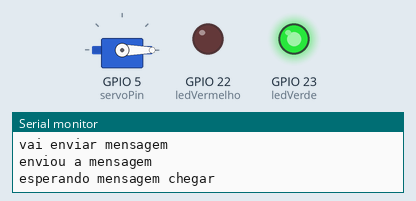
This sketch was run on a simulated ESP32. Shown: servo, output pins drawn as LEDs (lit = HIGH), the last lines printed to the serial monitor.

Above: at 1.5 s.
At 5.7 s:
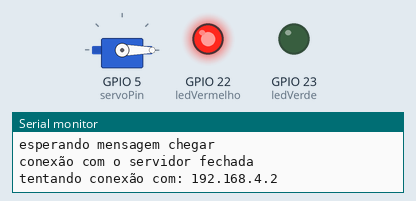
Timing chart, 0 to 6.4 s (numbered marks = the images above):
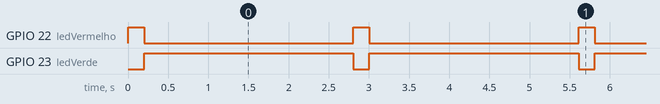

The sketch:

clientESP32.ino
```cpp
#include <WiFi.h>
#include <ESP_FlexyStepper.h>
#include <ESP32Servo.h>

int ledVermelho = 22;
int ledVerde = 23;

//Bloco de configuração motor de passo
// IO pin assigments
const int MOTOR_STEP_PIN = 33;
const int MOTOR_DIRECTION_PIN = 25;

// Speed settings
const int DISTANCE_TO_TRAVEL_IN_STEPS = 2000; // DISTÂNCIA PARA VIAJAR EM PASSOS
const int SPEED_IN_STEPS_PER_SECOND = 300; // 300Hz (300 pulsos/passos por segundo)
const int ACCELERATION_IN_STEPS_PER_SECOND = 800; // ACELERAÇÃO EM PASSOS POR SEGUNDO
const int DECELERATION_IN_STEPS_PER_SECOND = 800; // DESACELERAÇÃO EM PASSOS POR SEGUNDO

// create the stepper motor object
ESP_FlexyStepper stepper;

// END Bloco de configuração motor de passo

//Bloco de configuração WIFI
const char* ssid = "ESP32-REDE";
const char* password =  "123456789";
IPAddress gateway;

WiFiClient client;
int number = 2;
char* host ="";

const uint16_t port = 9999;

static const int servoPin = 5;
Servo servo;

void setup() {
  Serial.begin(115200);
  servo.attach(servoPin);
  pinMode(ledVermelho, OUTPUT);
  pinMode(ledVerde, OUTPUT);
//  criando rede
  Serial.println("Criando rede...");
  WiFi.softAP(ssid, password);
  IPAddress IP = WiFi.softAPIP();
  Serial.println("AP IP address: ");
  Serial.println(IP);

  // motor de passo
  stepper.connectToPins(MOTOR_STEP_PIN, MOTOR_DIRECTION_PIN);
  stepper.setSpeedInStepsPerSecond(SPEED_IN_STEPS_PER_SECOND);
  stepper.setAccelerationInStepsPerSecondPerSecond(ACCELERATION_IN_STEPS_PER_SECOND);
  stepper.setDecelerationInStepsPerSecondPerSecond(DECELERATION_IN_STEPS_PER_SECOND);

  stepper.startAsService();
  // end motor de passo

  servo.write(0);
}

void loop() {
  digitalWrite(ledVermelho,HIGH);
  digitalWrite(ledVerde,LOW);
  // put your main code here, to run repeatedly:
  if(tentaConexao()== false){
    number++;
    if(number>5)
      number = 2;
    return;
  }else{
    digitalWrite(ledVermelho,LOW);
    digitalWrite(ledVerde,HIGH);
    Serial.println("conexão com o servidor concluida");
    Serial.println("vai enviar mensagem");
    client.println("esp32");
    client.flush();
    Serial.println("enviou a mensagem");
    //client.stop;
    Serial.println("esperando mensagem chegar");
    while(true){
      if(!client.connected()){//verifica se o esp ainda está conectado
        break;
      }
      delay(200);
      if(client.available()){
        char mensagem = client.read();
        Serial.println("Mensagem recebida do servidor = ");
        Serial.println(mensagem);
        moverMotor(mensagem);
        moverMotorPasso(mensagem);
      }
    }
    Serial.println("conexão com o servidor fechada");
 }
 delay(1000);

}

void moverMotor(char mensagem){
 if(mensagem == '1'){
    servo.write(178);
 }else if(mensagem == '0'){
   servo.write(0);
 }
}

void moverMotorPasso(char mensagem){
  int previousDirection = (mensagem == '1') ?  1 : -1;

  delay(500);
  long relativeTargetPosition = DISTANCE_TO_TRAVEL_IN_STEPS * previousDirection;
  Serial.printf("Moving stepper by %ld steps\n", relativeTargetPosition);
  stepper.setTargetPositionRelativeInSteps(relativeTargetPosition);
}

bool tentaConexao(){
    mudaHost();
    client.connect(host,port);
    if(!client.connected()){
    Serial.println("conexão falhada com o servidor");
    Serial.println("__________");
    //delay(4000);
    return false;
  }
  return true;
}

void mudaHost(){
  if(number == 2){
    host = "192.168.4.2";
  }else if(number == 3){
    host = "192.168.4.3";
  }else if(number == 4){
    host = "192.168.4.4";
  }else if(number == 5){
    host = "192.168.4.5";
  }

  Serial.print("tentando conexão com: ");
  Serial.println(host);
}
```

Measured:
- by itself, GPIO 22 (ledVermelho): alternates HIGH for 0.20 s and LOW for 2.6 s
- by itself, GPIO 23 (ledVerde): alternates HIGH for 2.6 s and LOW for 0.20 s
